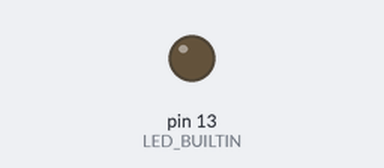
This sketch was run on a simulated Arduino Leonardo, built with avr-gcc and run on an emulated ATmega32U4. Shown: output pins drawn as LEDs (lit = HIGH). Random numbers use the default seed unless the sketch sets one; USB keyboard and mouse output is not drawn.

Above: at 0.3 s.
Timing chart, 0 to 1.8 s (numbered marks = the images above):
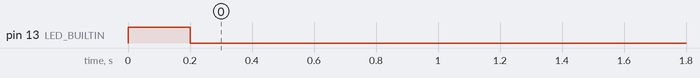

The sketch:

mouse-jiggler.ino
```cpp
#include <Mouse.h>

void setup()
{
  pinMode(LED_BUILTIN, OUTPUT);
  digitalWrite(LED_BUILTIN, LOW);

  Mouse.begin();

  randomSeed(analogRead(0));
}

byte shift = 1;
int max_wait_seconds = 240;

void loop()
{
  digitalWrite(LED_BUILTIN, HIGH);
  Mouse.move(shift, 0, 0);
  delay(200);
  Mouse.move(-shift, 0, 0);
  digitalWrite(LED_BUILTIN, LOW);

  delay((max_wait_seconds - random(3, 200))*1000);
}
```

Measured:
- by itself, pin 13 (LED_BUILTIN): LOW → HIGH at 0.00 s, → LOW 0.20 s later
